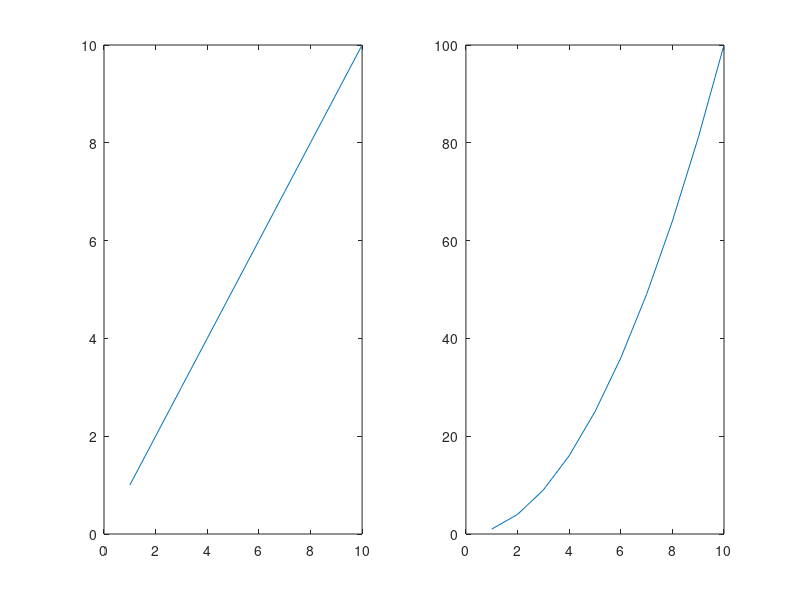

Write MATLAB code to recreate this figure.
clc; clear; clf;
x = 1:10;
y = x;
xlabel('x');
ylabel('y');
title('Graph between x and y');
y2 = x.*x;
xlabel('x');
ylabel('x^2');
title('Graph between x and x^2');
subplot(1, 2, 1);
plot(x, y);
subplot(1, 2, 2);
plot(x, y2);